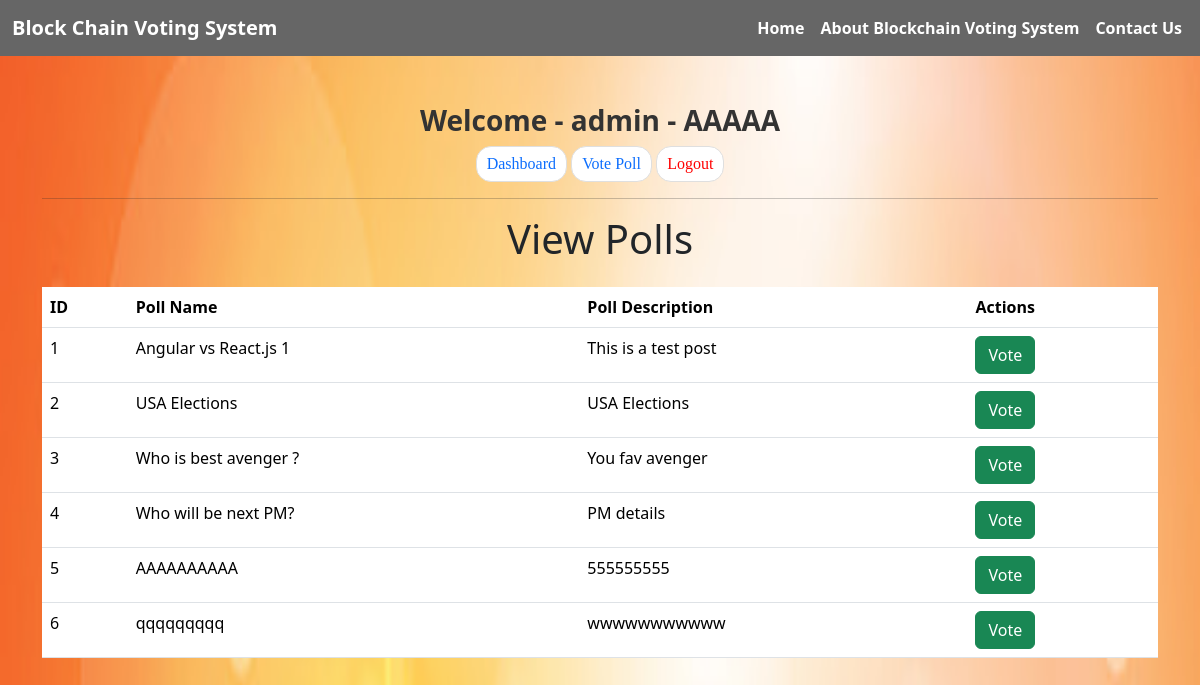
Screenshot of /user-view-poll.php (signed in) with the database file from the repository.
### tables this page shows
CREATE TABLE "polls" (
	"id"	INTEGER,
	"poll_name"	VARCHAR(150) NOT NULL,
	"poll_desc"	TEXT NOT NULL,
	"option_1"	VARCHAR(50),
	"option_2"	VARCHAR(50),
	"option_3"	VARCHAR(50),
	"option_4"	VARCHAR(50),
	PRIMARY KEY("id" AUTOINCREMENT)
);

### BallotBoxDB.php (called while the page is built, shortened)
<?php
class BallotBoxDB extends SQLite3
{
    public function get_polls() {
        $sql = "SELECT * FROM polls";
        $res = $this->query($sql);
        return $res;
    }
}
?>

### user-view-poll.php (the view, shortened to what this page needs)
<?php require_once '../includes/header.php' ?>
<?php require_once '../includes/outernav.php' ?>
<div class="container mt-5">
    <div class="row">
	<center><h3 style="font-weight:bold; color:#333333; ">Welcome - <?php echo $_SESSION['username']." - ".$_SESSION['first_name']; ?>
	</h3>
	<div>
		<a href="user-dashboard.php" class="menus">Dashboard</a>
		<a href="user-view-poll.php" class="menus">Vote Poll</a>
		<a href="logout.php" class="menus" style="color:red;">Logout</a>
	</div>
	<hr />
        <div class="col">
           <center> <h1>View Polls</h1></center>
        </div>
    </div>
    <div class="row mt-3">
        <div class="col">
            <table class="table">
                <thead>
                    <tr style="font-weight:bold;">
                        <td>ID</td>
                        <td>Poll Name</td>
                        <td>Poll Description</td>
                        <td>Actions</td>
                    </tr>
                </thead>
                <tbody>
                <?php
                $db = new BallotBoxDB();
                $rows = $db->get_polls();
				$counter = 0;
                while($row = $rows->fetchArray(SQLITE3_ASSOC)) {
                ?>
                    <tr>
                        <td><?php echo $counter +1;  ?></td>
                        <td><?php echo $row['poll_name'] ?></td>
                        <td><?php echo $row['poll_desc'] ?></td>
                        <td>
                            <button pollid="<?php echo $row['id'] ?>" class="btn btn-success" onclick="pollAction(this)">Vote</button>
                        </td>
                    </tr>
                <?php $counter++; } $db->close(); ?>
                </tbody>
            </table>
        </div>
    </div>
</div>
<? require_once '../includes/footer.php' ?>

### header.php (shortened to what this page needs)
<?php require_once '../class/BallotBoxDB.php' ?>
<!DOCTYPE html>
<html lang="en">
<head>
    <link rel="stylesheet" href="../node_modules/bootstrap/dist/css/bootstrap.min.css">
</head>
<body>

### outernav.php (shortened to what this page needs)
<nav class="navbar navbar-expand-lg navbar-light bg-light" style="background-color:#666666 !important">
    <div class="container-fluid">
        <a class="navbar-brand" href="../index.php" style="font-weight:bold; color:#FFFFFF;">Block Chain Voting System</a>
        <div class="collapse navbar-collapse" id="navbarNavDropdown" style="float:right; font-weight:bold; color:#FFFFFF !important; position:absolute; right:10px;">
            <ul class="navbar-nav">
                 <li class="nav-item">
                    <a class="nav-link" href="http://localhost/blockchain_new/blockchain/index.php" id="navbarDropdownMenuLink" role="button"
                        data-bs-toggle="dropdown" aria-expanded="false" style="color:#FFFFFF !important;">
                        Home
                    </a>
                </li>
				<li class="nav-item">
                    <a class="nav-link" href="http://localhost/blockchain_new/blockchain/pages/about-us.php" id="navbarDropdownMenuLink" role="button"
                        data-bs-toggle="dropdown" aria-expanded="false" style="color:#FFFFFF !important;">
                        About Blockchain Voting System
                    </a>
                </li>
				<li class="nav-item">
                    <a class="nav-link" href="http://localhost/blockchain_new/blockchain/pages/contact-us.php" id="navbarDropdownMenuLink" role="button"
                        data-bs-toggle="dropdown" aria-expanded="false" style="color:#FFFFFF !important;">
                       Contact Us
                    </a>
                </li>
            </ul>
        </div>
    </div>
</nav>

### footer.php (shortened to what this page needs)
</body>
</html>

### header.php (style rules this page uses)
body { background-image:url('../images/votebackimg.jpg')!important; background-repeat:no-repeat; background-size:100% 350%; }

### user-view-poll.php (style rules this page uses)
.menus { padding:5px; padding-left:10px; padding-right:10px; text-decoration:none; font-family:Cambria; display:inline-table; border-radius:15px; border:1px solid #DFDFDF; background-color:#FFFFFF; }

### rows the page displays
polls: poll_name "Angular vs React.js 1", poll_desc "This is a test post"
polls: poll_name "USA Elections", poll_desc "USA Elections"
polls: poll_name "Who is best avenger ?", poll_desc "You fav avenger"
polls: poll_name "Who will be next PM?", poll_desc "PM details"
polls: poll_name "AAAAAAAAAA", poll_desc "555555555"
polls: poll_name "qqqqqqqqq", poll_desc "wwwwwwwwwww"

### other values shown
$_SESSION['username'] "admin"
$_SESSION['first_name'] "AAAAA"
